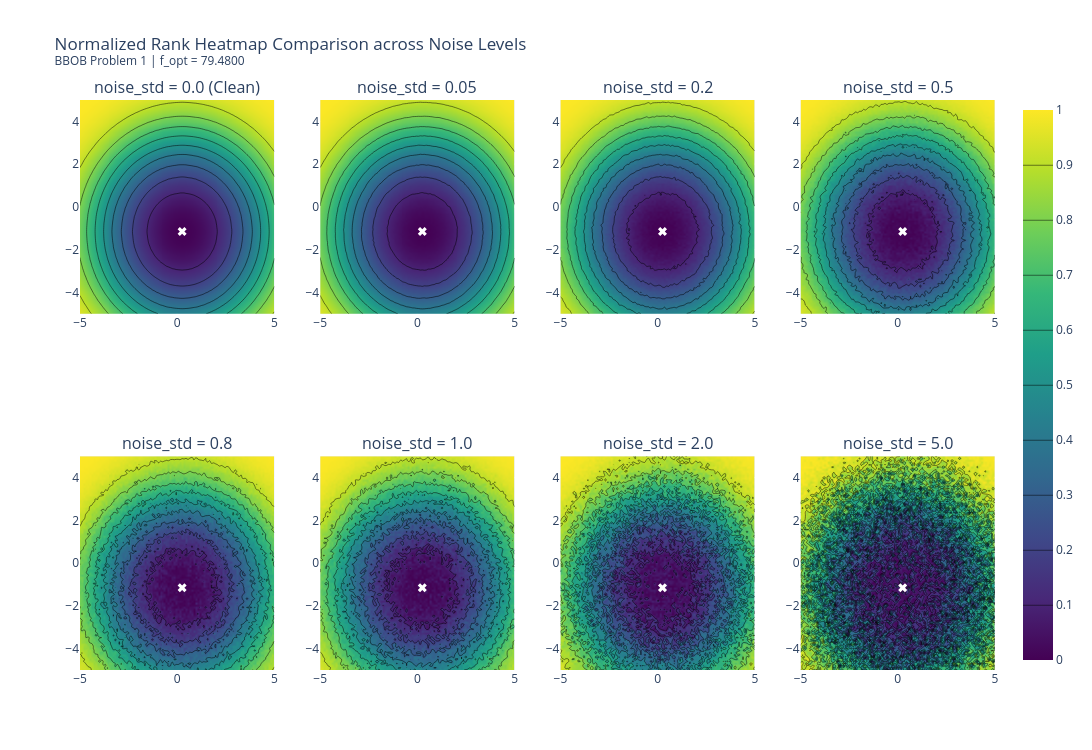

Write notebook code for a chart like this one.
### Markdown cell above
## 3. 2D Contour Heatmap Comparison
Generate 2D normalized rank contour maps across all standard deviation noise levels to visualize how noise distorts landscape contours and global minimum accessibility.

### Code cell
lb, ub = problem.lower_bound, problem.upper_bound
x_range = np.linspace(lb, ub, 100)
y_range = np.linspace(lb, ub, 100)
X, Y = np.meshgrid(x_range, y_range)

landscapes = {}
norm_landscapes = {}
for std in all_stds:
    Z = np.zeros_like(X)
    for i in range(X.shape[0]):
        for j in range(X.shape[1]):
            pt = np.array([X[i, j], Y[i, j]])
            if std == 0.0:
                Z[i, j] = problem(pt)
            else:
                res = problem(pt, noise_std=std)
                Z[i, j] = res[std]
    landscapes[std] = Z
    
    # Calculate normalized rank for heatmap visualization
    Z_flat = Z.flatten()
    Z_rank = rankdata(Z_flat)
    Z_norm = (Z_rank - Z_rank.min()) / (Z_rank.max() - Z_rank.min())
    norm_landscapes[std] = Z_norm.reshape(Z.shape)

fig_contour = make_subplots(
    rows=2, cols=4,
    subplot_titles=[f'noise_std = {std} (Clean)' if std == 0.0 else f'noise_std = {std}' for std in all_stds]
)

coords_contour = [(1, 1), (1, 2), (1, 3), (1, 4), (2, 1), (2, 2), (2, 3), (2, 4)]
opt_x, opt_y = problem._clean_problem.optimum.x

for std, (r, c) in zip(all_stds, coords_contour):
    # Contour heatmap using Normalized Rank
    fig_contour.add_trace(
        go.Contour(
            x=x_range, 
            y=y_range, 
            z=norm_landscapes[std], 
            colorscale='Viridis', 
            showscale=(r==1 and c==4),
            contours=dict(coloring='heatmap', showlines=True)
        ),
        row=r, col=c
    )
    # Add white 'x' at the true global optimum
    fig_contour.add_trace(
        go.Scatter(
            x=[opt_x], y=[opt_y], 
            mode='markers', 
            marker=dict(color='white', symbol='x', size=8), 
            showlegend=False,
            name='Global Minimum'
        ),
        row=r, col=c
    )

fig_contour.update_layout(
    title_text=f"Normalized Rank Heatmap Comparison across Noise Levels<br><sup>BBOB Problem {problem_id} | f_opt = {problem.true_optimum:.4f}</sup>", 
    height=750, 
    width=1350
)
fig_contour.show()
